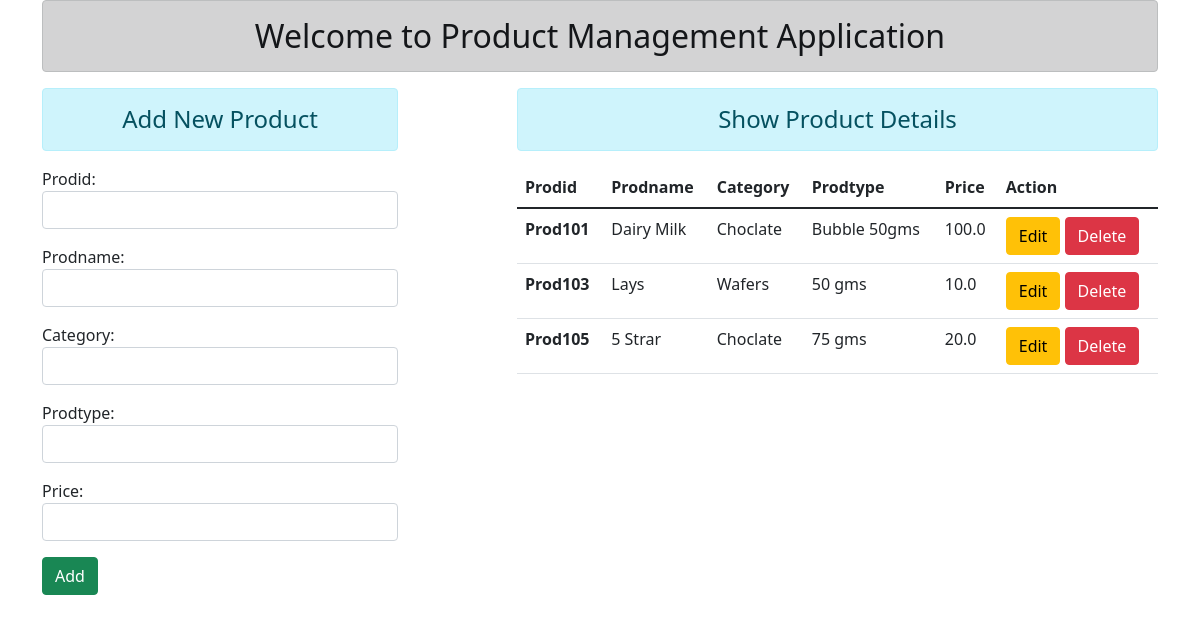
The page / on the database its author committed.
### ProdManagement/models.py (models this page shows)
class Product(models.Model):
    Prodid = models.CharField(max_length=7, unique=True)
    Prodname = models.CharField(max_length=50)
    Category = models.CharField(max_length=25)
    Prodtype = models.CharField(max_length=25)
    Price = models.FloatField()

### ProdManagement/views.py (the view)
# urls.py: path("", views.add_show, name="add"),
def add_show(request):
    if request.method == 'POST':
        fm = ProductDetails(request.POST)
        if fm.is_valid():
            pid = fm.cleaned_data['Prodid']
            pnm = fm.cleaned_data['Prodname']
            cat = fm.cleaned_data['Category']
            pt = fm.cleaned_data['Prodtype']
            prc = fm.cleaned_data['Price']
            reg = Product(Prodid = pid, Prodname=pnm, Category=cat, Prodtype=pt, Price=prc)
            reg.save()
            fm = ProductDetails()
    else:
        fm=ProductDetails()
    stud = Product.objects.all()
    return render(request, 'add.html', {'form':fm, 'stu':stud})

### ProdManagement/forms.py
class ProductDetails(forms.ModelForm):
    class Meta:
        model = Product
        fields = ['Prodid', 'Prodname', 'Category', 'Prodtype', 'Price']
        widgets = {
            'Prodid': forms.TextInput(attrs={'class': 'form-control'}),
            'Prodname': forms.TextInput(attrs={'class': 'form-control'}),
            'Category': forms.TextInput(attrs={'class': 'form-control'}),
            'Prodtype': forms.TextInput(attrs={'class': 'form-control'}),
            'Price': forms.TextInput(attrs={'class': 'form-control'}),
        }

### templates/add.html (shortened to what this page needs)
{% extends 'base.html' %}
{% block content %}
    <div class="row">
        <div class="col-sm-4">
            <h4 class="text-center alert alert-info">Add New Product </h4>
            <form action="" method="POST">
                {{form.as_p}}
                <input type="submit" class="btn btn-success" value="Add">
            </form>
        </div>
        <div class="col-sm-7 offset-1">
            <h4 class="text-center alert alert-info"> Show Product Details </h4>
        {% if stu %}
            <table class="table table-hover">
                <thead>
                    <tr>
                        <th scope="col">Prodid</th>
                        <th scope="col">Prodname</th>
                        <th scope="col">Category</th>
                        <th scope="col">Prodtype</th>
                        <th scope="col">Price</th>
                        <th scope="col">Action</th>
                    </tr>
                </thead>
                <tbody>
                {% for st in stu %}
                    <tr>
                        <th scope="row">{{st.Prodid}}</th>
                        <td>{{st.Prodname}}</td>
                        <td>{{st.Category}}</td>
                        <td>{{st.Prodtype}}</td>
                        <td>{{st.Price}}</td>
                        <td>
                            <a href="{% url 'updatedata' st.id %}" class = "btn btn-warning">Edit</a>
                            <form action="{% url 'deletedata' st.id %}" method="POST" class="d-inline"> {% csrf_token %}
                                <input type="submit" class="btn btn-danger" value="Delete">
                            </form>
                        </td>
                    </tr>
                {% endfor %}
                </tbody>
            </table>
            {% else %}
            <h4 class="text-center alert alert-warning">"No  Data"</h4>
            {% endif %}
        </div>
    </div>
{% endblock content %}

### templates/base.html (shortened to what this page needs)
<!DOCTYPE html>
{% load static %}
<html lang="en">
<head>
    <link rel="stylesheet" href="{% static 'css/bootstrap.css' %}">
</head>
<body>
    <div class="container mt-8">
        <h2 class="text-center alert alert-dark"> Welcome to Product Management Application </h2>
        {% block content %}
        {% endblock %}
    </div>
</body>
</html>

### rows shown on the page
Product: Prodid "Prod101", Prodname "Dairy Milk", Category "Choclate", Prodtype "Bubble 50gms", Price "100.0"
Product: Prodid "Prod103", Prodname "Lays", Category "Wafers", Prodtype "50 gms", Price "10.0"
Product: Prodid "Prod105", Prodname "5 Strar", Category "Choclate", Prodtype "75 gms", Price "20.0"
